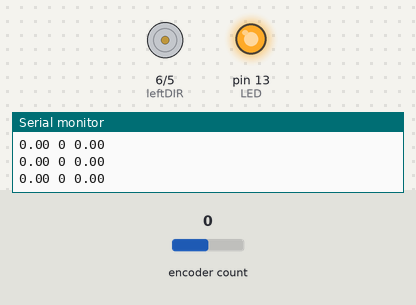
Bench run of a sketch on a simulated Arduino Uno, built with avr-gcc and run on an emulated ATmega328P. On the bench: direction and speed pins drawn as motors (green arrow = direction pin HIGH = forward, orange = LOW = backward, longer = more drive), output pins drawn as LEDs (lit = HIGH), the last lines printed to the serial monitor. The inputs (shaded band) are chosen by the test bench; at power-on: encoder count 0.

Above: at 1.2 s.
1.3 s: encoder count set to 1
At 3.17 s:
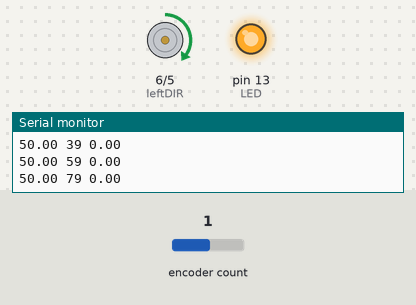
4.3 s: encoder count set to 5
At 5.0 s:
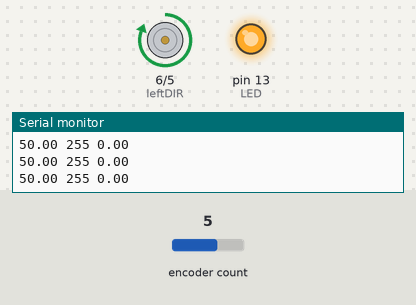
Timing chart, 0 to 7.3 s (numbered marks = the images above; inputs shaded):
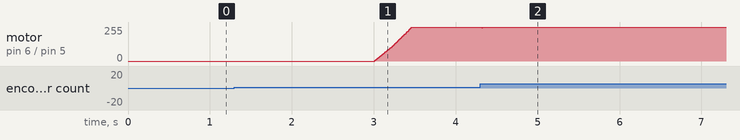

The sketch:

uno_motor_velocity_control_millis.ino
```cpp
// control the velocity of a the motor

#include <Encoder.h>

int LED = 13;  // there's always an LED on pin 13

// motor pins
int leftPWM = 5;
int leftDIR = 6;

// encoder pins
int leftEncoderA = 2;
int leftEncoderB = 3;
// swap A and B if turning the motor forwards gives a negative position
Encoder encoderLeft(leftEncoderB, leftEncoderA);
long encoderCountLeft = 0;

// some velocities to test
int vel_list_index = 0;
float vel_list[5] = { 0, 50, 150, 200, 250 };
int loopcount = 0;
// variables shared between loop() and motorPID()
volatile float desiredLeftVelocity = 0;
volatile float KP = 0.1;  // how hard to try to follow the desired velocity
volatile float KI = 0.001;

void setup() {
  pinMode(LED, OUTPUT);
  digitalWrite(LED, HIGH);  // turn on the LED so we know the arduino is on

  Serial.begin(115200);

  pinMode(leftPWM, OUTPUT);
  pinMode(leftDIR, OUTPUT);
  analogWrite(leftPWM, 0);
  digitalWrite(leftDIR, LOW);
}

// function that is called at 100Hz to control the motor velocity
void motorPID() {
  static float prevLeftAngle = 0; // remember the previous angle to calculate velocity with
  static int leftDuty = 0;
  static int decimate = 0; // don't print every time, this is used to print at a slower rate
  static float leftVelocity = 0;
  static float leftVI = 0; // integral of the velocity
  float leftAngle, leftInstantVelocity;

  // calculate the motor angle
  encoderCountLeft = encoderLeft.read();
  leftAngle = encoderCountLeft * 360.0 / 1632.0;

  // calculate the motor velocity
  leftInstantVelocity = (leftAngle - prevLeftAngle) / 0.01; // this function happens at 100Hz, or every 0.01s
  leftVelocity = 0.5*leftVelocity + 0.5*leftInstantVelocity; // filter the velocity signal to smooth out

  // remember the position for next time (needed for velocity calculation)
  prevLeftAngle = leftAngle;

  // calculate error in velocity
  float leftVelocityError = desiredLeftVelocity - leftVelocity;
  leftVI = leftVI + leftVelocityError; // integrate the error

  // if the velocity error is 0, then continue to use the duty cycle
  // else change the duty cycle accordingly
  int leftDutyChange = KP * leftVelocityError + KI * leftVI;
  leftDuty += leftDutyChange;
  if (leftDuty < 0) {
    leftDuty = 0;
  }
  if (leftDuty > 255) {
    leftDuty = 255;
  }
  // to do: negative velocities
  analogWrite(leftPWM, leftDuty);
  digitalWrite(leftDIR, HIGH);

  // plot the data every once in a while, not necessary once everything is working
  decimate++;
  if (decimate == 4) {
    decimate = 0;
    Serial.print(desiredLeftVelocity);
    Serial.print(" ");
    Serial.print(leftDuty);
    Serial.print(" ");
    Serial.println(leftVelocity);
  }
}

void loop() {
  // limit the loop speed to 100Hz
  long start_time = millis();
  motorPID();
  //Serial.println(millis()-start_time); // print how much time the function took
  while (millis() - start_time < 10) {}

  // sit at one desied velocity for 3 seconds
  loopcount++;
  if (loopcount % 300 == 0) {
    vel_list_index++;
  }
  if (vel_list_index == 5) {
    vel_list_index = 0;
  }
  desiredLeftVelocity = vel_list[vel_list_index];
}
```

Measured:
- after the input at 4.3 s, motor on pin 6 (leftDIR) / pin 5 (leftPWM): forward 255/255 → forward 252/255 at once, → forward 251/255 0.01 s later, → forward 255/255 0.01 s later
